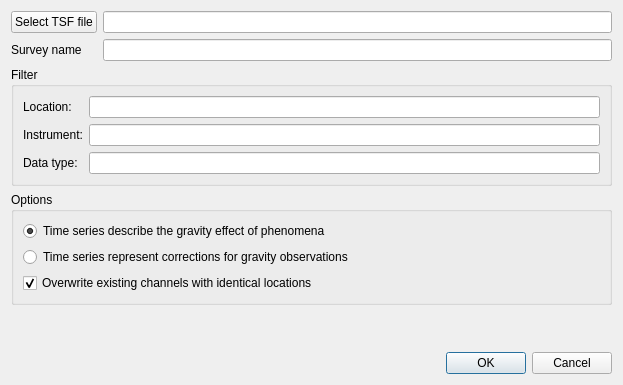
<?xml version="1.0" encoding="UTF-8"?>
<ui version="4.0">
 <class>DialogLoadTsfFile</class>
 <widget class="QDialog" name="DialogLoadTsfFile">
  <property name="geometry">
   <rect>
    <x>0</x>
    <y>0</y>
    <width>623</width>
    <height>385</height>
   </rect>
  </property>
  <property name="windowTitle">
   <string>Load TSF file</string>
  </property>
  <property name="toolTip">
   <string/>
  </property>
  <layout class="QVBoxLayout" name="verticalLayout_3">
   <item>
    <layout class="QFormLayout" name="formLayout_2">
     <item row="0" column="0">
      <widget class="QPushButton" name="pushButton_select_file">
       <property name="maximumSize">
        <size>
         <width>100</width>
         <height>16777215</height>
        </size>
       </property>
       <property name="toolTip">
        <string>Select TSF file</string>
       </property>
       <property name="text">
        <string>Select TSF file</string>
       </property>
      </widget>
     </item>
     <item row="0" column="1">
      <widget class="QLineEdit" name="lineEdit_filename">
       <property name="toolTip">
        <string>Filename and path of the TSF file</string>
       </property>
      </widget>
     </item>
     <item row="1" column="0">
      <widget class="QLabel" name="label_survey_name">
       <property name="sizePolicy">
        <sizepolicy hsizetype="MinimumExpanding" vsizetype="Preferred">
         <horstretch>0</horstretch>
         <verstretch>0</verstretch>
        </sizepolicy>
       </property>
       <property name="maximumSize">
        <size>
         <width>100</width>
         <height>16777215</height>
        </size>
       </property>
       <property name="toolTip">
        <string>Name of the survey for which the time series data is loaded from the TSF file</string>
       </property>
       <property name="text">
        <string>Survey name</string>
       </property>
      </widget>
     </item>
     <item row="1" column="1">
      <widget class="QLineEdit" name="lineEdit_survey_name">
       <property name="toolTip">
        <string>Name of the survey for which the time series data is loaded from the TSF file</string>
       </property>
      </widget>
     </item>
    </layout>
   </item>
   <item>
    <widget class="QGroupBox" name="groupBox_filter">
     <property name="toolTip">
      <string>&lt;html&gt;&lt;head/&gt;&lt;body&gt;&lt;p&gt;Filter the channels that are loaded from the TSF file by defining restrictions for the location, the instrumt and/or the data type. The filters are applied on the channel names in the [CHANNELS] block that have to follow the convention &lt;span style=&quot; font-style:italic;&quot;&gt;&amp;lt;location&amp;gt;:&amp;lt;instrument&amp;gt;:&amp;lt;data type&amp;gt;&lt;/span&gt;.&lt;/p&gt;&lt;/body&gt;&lt;/html&gt;</string>
     </property>
     <property name="title">
      <string>Filter</string>
     </property>
     <layout class="QVBoxLayout" name="verticalLayout_2">
      <item>
       <layout class="QFormLayout" name="formLayout">
        <item row="0" column="0">
         <widget class="QLabel" name="label_2">
          <property name="toolTip">
           <string>Filter the channels that are loaded from the TSF file by defining restrictions for the location, the instrumt and/or the data type. The filters are applied on the channel names in the [CHANNELS] block that have to follow the convention &lt;location&gt;:&lt;instrument&gt;:&lt;data type&gt;.</string>
          </property>
          <property name="text">
           <string>Location:</string>
          </property>
         </widget>
        </item>
        <item row="0" column="1">
         <widget class="QLineEdit" name="lineEdit_filter_location">
          <property name="toolTip">
           <string>Filter the channels that are loaded from the TSF file by defining restrictions for the location, the instrumt and/or the data type. The filters are applied on the channel names in the [CHANNELS] block that have to follow the convention &lt;location&gt;:&lt;instrument&gt;:&lt;data type&gt;.</string>
          </property>
         </widget>
        </item>
        <item row="1" column="0">
         <widget class="QLabel" name="label_3">
          <property name="toolTip">
           <string>Filter the channels that are loaded from the TSF file by defining restrictions for the location, the instrumt and/or the data type. The filters are applied on the channel names in the [CHANNELS] block that have to follow the convention &lt;location&gt;:&lt;instrument&gt;:&lt;data type&gt;.</string>
          </property>
          <property name="text">
           <string>Instrument:</string>
          </property>
         </widget>
        </item>
        <item row="1" column="1">
         <widget class="QLineEdit" name="lineEdit_filter_instrument">
          <property name="toolTip">
           <string>Filter the channels that are loaded from the TSF file by defining restrictions for the location, the instrumt and/or the data type. The filters are applied on the channel names in the [CHANNELS] block that have to follow the convention &lt;location&gt;:&lt;instrument&gt;:&lt;data type&gt;.</string>
          </property>
         </widget>
        </item>
        <item row="2" column="0">
         <widget class="QLabel" name="label_4">
          <property name="toolTip">
           <string>Filter the channels that are loaded from the TSF file by defining restrictions for the location, the instrumt and/or the data type. The filters are applied on the channel names in the [CHANNELS] block that have to follow the convention &lt;location&gt;:&lt;instrument&gt;:&lt;data type&gt;.</string>
          </property>
          <property name="text">
           <string>Data type:</string>
          </property>
         </widget>
        </item>
        <item row="2" column="1">
         <widget class="QLineEdit" name="lineEdit_filter_data_type">
          <property name="toolTip">
           <string>Filter the channels that are loaded from the TSF file by defining restrictions for the location, the instrumt and/or the data type. The filters are applied on the channel names in the [CHANNELS] block that have to follow the convention &lt;location&gt;:&lt;instrument&gt;:&lt;data type&gt;.</string>
          </property>
         </widget>
        </item>
       </layout>
      </item>
     </layout>
    </widget>
   </item>
   <item>
    <widget class="QGroupBox" name="groupBox_options">
     <property name="toolTip">
      <string>General options</string>
     </property>
     <property name="title">
      <string>Options</string>
     </property>
     <layout class="QVBoxLayout" name="verticalLayout">
      <item>
       <widget class="QRadioButton" name="radioButton_effect">
        <property name="toolTip">
         <string>&lt;html&gt;&lt;head/&gt;&lt;body&gt;&lt;p&gt;The channel data represents the gravity effect of phenomena, e.g. the gravitational attraction of sun and moon. Effects are &lt;span style=&quot; font-weight:600;&quot;&gt;subtracted&lt;/span&gt; from gravity observations in order to correct them (default for synthetic gravity calculated in TSoft).&lt;/p&gt;&lt;p&gt;See &lt;span style=&quot; font-style:italic;&quot;&gt;TSoft manual (version 2.2.4 Release date 2015-09-09), p. 15&lt;/span&gt;: &amp;quot;&lt;span style=&quot; font-style:italic;&quot;&gt;The loading calculation by Tsoft will result in the correction, not the effect. On the other hand the prediction of the solid Earth tides using the WDD parameter set provided by Tsoft directly will result in the effect. Therefore both must be treated with different sign in order to reduce a gravity time series correctly.&lt;/span&gt;&amp;quot;&lt;/p&gt;&lt;/body&gt;&lt;/html&gt;</string>
        </property>
        <property name="text">
         <string>Time series describe the gravity effect of phenomena</string>
        </property>
        <property name="checked">
         <bool>true</bool>
        </property>
        <attribute name="buttonGroup">
         <string notr="true">buttonGroup_effect_or_correction</string>
        </attribute>
       </widget>
      </item>
      <item>
       <widget class="QRadioButton" name="radioButton_correction">
        <property name="toolTip">
         <string>&lt;html&gt;&lt;head/&gt;&lt;body&gt;&lt;p&gt;The channel data represents corrections for gravity observations, i.e. these values are &lt;span style=&quot; font-weight:600;&quot;&gt;added&lt;/span&gt; to gravity observations in order to correct them.&lt;/p&gt;&lt;p&gt;See &lt;span style=&quot; font-style:italic;&quot;&gt;TSoft manual (version 2.2.4 Release date 2015-09-09), p. 15&lt;/span&gt;: &amp;quot;&lt;span style=&quot; font-style:italic;&quot;&gt;The loading calculation by Tsoft will result in the correction, not the effect. On the other hand the prediction of the solid Earth tides using the WDD parameter set provided by Tsoft directly will result in the effect. Therefore both must be treated with different sign in order to reduce a gravity time series correctly.&lt;/span&gt;&amp;quot;&lt;/p&gt;&lt;/body&gt;&lt;/html&gt;</string>
        </property>
        <property name="text">
         <string>Time series represent corrections for gravity observations</string>
        </property>
        <attribute name="buttonGroup">
         <string notr="true">buttonGroup_effect_or_correction</string>
        </attribute>
       </widget>
      </item>
      <item>
       <widget class="QCheckBox" name="checkBox_overwrite_channel">
        <property name="toolTip">
         <string>Overwrite existing channels with the same location (= station name) when loading a TSF file.</string>
        </property>
        <property name="text">
         <string>Overwrite existing channels with identical locations</string>
        </property>
        <property name="checked">
         <bool>true</bool>
        </property>
       </widget>
      </item>
     </layout>
    </widget>
   </item>
   <item>
    <spacer name="verticalSpacer">
     <property name="orientation">
      <enum>Qt::Vertical</enum>
     </property>
     <property name="sizeHint" stdset="0">
      <size>
       <width>20</width>
       <height>40</height>
      </size>
     </property>
    </spacer>
   </item>
   <item>
    <widget class="QDialogButtonBox" name="buttonBox">
     <property name="orientation">
      <enum>Qt::Horizontal</enum>
     </property>
     <property name="standardButtons">
      <set>QDialogButtonBox::Cancel|QDialogButtonBox::Ok</set>
     </property>
    </widget>
   </item>
  </layout>
 </widget>
 <resources/>
 <connections>
  <connection>
   <sender>buttonBox</sender>
   <signal>accepted()</signal>
   <receiver>DialogLoadTsfFile</receiver>
   <slot>accept()</slot>
   <hints>
    <hint type="sourcelabel">
     <x>248</x>
     <y>254</y>
    </hint>
    <hint type="destinationlabel">
     <x>157</x>
     <y>274</y>
    </hint>
   </hints>
  </connection>
  <connection>
   <sender>buttonBox</sender>
   <signal>rejected()</signal>
   <receiver>DialogLoadTsfFile</receiver>
   <slot>reject()</slot>
   <hints>
    <hint type="sourcelabel">
     <x>316</x>
     <y>260</y>
    </hint>
    <hint type="destinationlabel">
     <x>286</x>
     <y>274</y>
    </hint>
   </hints>
  </connection>
 </connections>
 <buttongroups>
  <buttongroup name="buttonGroup_effect_or_correction"/>
 </buttongroups>
</ui>
